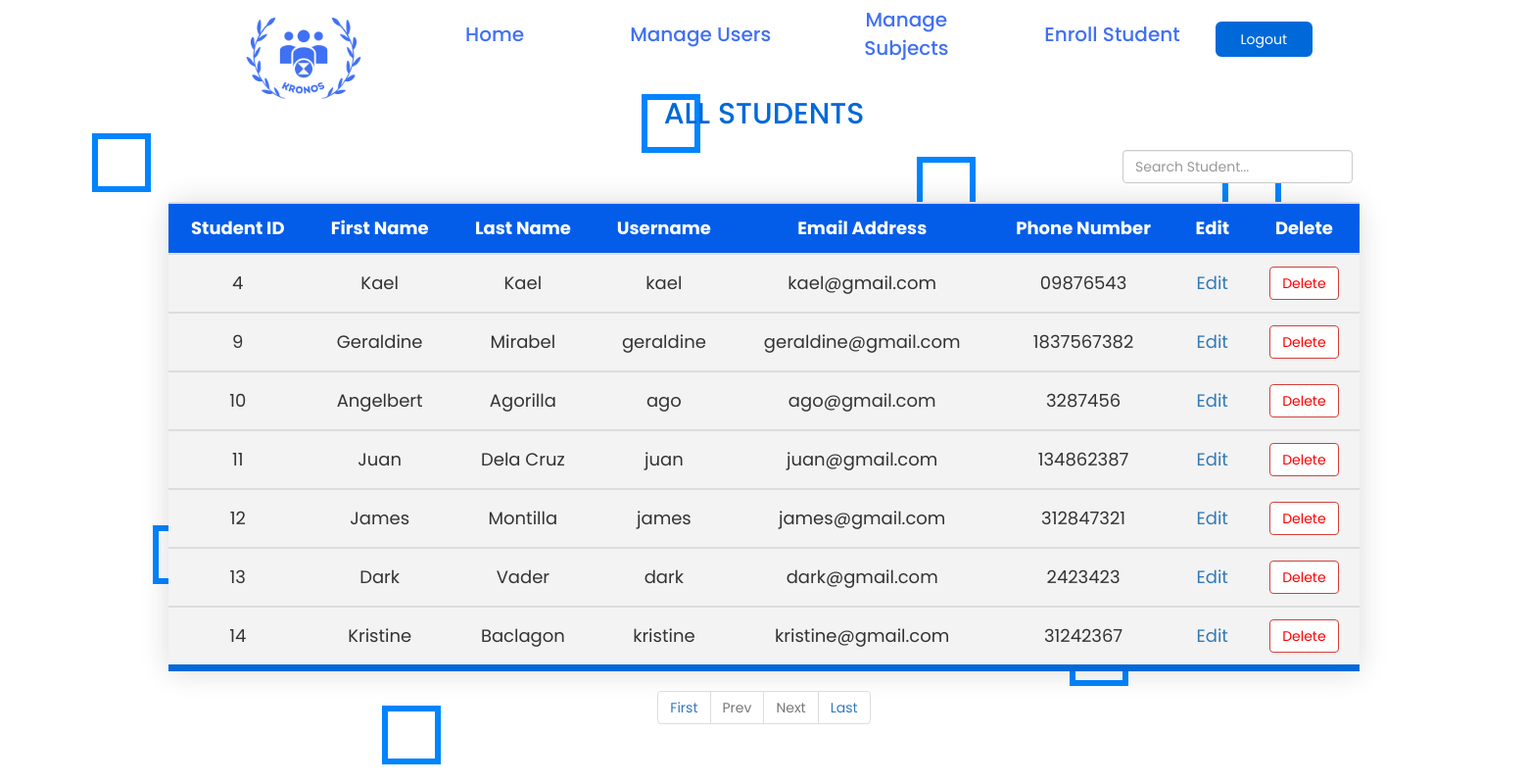
Page /admin/v-students.php (signed in) on the committed database.
### tables this page shows
CREATE TABLE `students` (
  `id` int(20) NOT NULL,
  `username` varchar(20) NOT NULL,
  `fname` varchar(20) NOT NULL,
  `lname` varchar(20) NOT NULL,
  `pass` varchar(20) NOT NULL,
  `email` varchar(20) NOT NULL,
  `phone` varchar(11) NOT NULL,
  `subjectid` int(20) NOT NULL
);

### admin/v-students.php (the view, shortened to what this page needs)
<?php include("adminnav.php"); ?>
  <?php
    include('../connect.php');
  ?>
<!DOCTYPE html>
<html lang="en">
<head>
<link href='https://maxcdn.bootstrapcdn.com/bootstrap/3.3.7/css/bootstrap.min.css' rel='stylesheet' type='text/css'>
<link rel="stylesheet" href="views.css">
</head>
<body>
  <?php
      if (isset($_GET['pageno'])) {
        $pageno = $_GET['pageno'];
    } else {
        $pageno = 1;
    }
    $no_of_records_per_page = 10;
    $offset = ($pageno-1) * $no_of_records_per_page;
  $query = "SELECT COUNT(*) FROM students ORDER BY id asc";
  $result = mysqli_query($con, $query);
  $total_rows = mysqli_fetch_array($result)[0];
  $total_pages = ceil($total_rows / $no_of_records_per_page);
  $sql = "SELECT * FROM students LIMIT $offset, $no_of_records_per_page";
  $res_data = mysqli_query($con,$sql);
  ?>
<div class="wrapper">
        <div class="box">
            <div></div>
            <div></div>
            <div></div>
            <div></div>
            <div></div>
            <div></div>
            <div></div>
            <div></div>
            <div></div>
            <div></div>
        </div>
</div>
<center>
<h2>All Students</h2>
<br>
<div class = "search">
  <div class ="container" style="max-width: 17%;">
          <input type="text" class="form-control" id="live_search" autocomplete="off" placeholder="Search Student...">
      </div>
</div>
<br>
<div id="searchresult">
  <table align="center" class="content-table" id="table">
    <tr>
      <tr style="background-color: #045de9; color: white">
      <td><b><center>Student ID</td>
      <td><b><center>First Name</td>
      <td><b><center>Last Name</td>
      <td><b><center>Username</td>
      <td><b><center>Email Address</td>
      <td><b><center>Phone Number</td>
      <td><b><center>Edit</td>
      <td><b><center>Delete</td>
    </tr>
    <?php
                while ($row = mysqli_fetch_assoc($res_data)) {
                    $id = $row['id'];
    ?>
                <tr>
                  <td><?php echo $row['id']; ?></td>
                  <td><?php echo $row['fname']; ?></td>
                  <td><?php echo $row['lname']; ?></td>
                  <td><?php echo $row['username']; ?></td>
                  <td><?php echo $row['email']; ?></td>
                  <td><?php echo $row['phone']; ?></td>
                  <td><a href="editstudent.php?edit=<?php echo $row['id'];?>">Edit</a></td>
                  <td align='center'>
                  <button class='delete btn btn-danger' id='del_<?= $id ?>' data-id='<?= $id ?>' >Delete</button>
                  </td>
                </tr>
    <?php
               }
    ?>
</div>
<br>
<br>
<br>
<br>
<br>
    <ul class="pagination">
        <li><a href="?pageno=1">First</a></li>
        <li class="<?php if($pageno <= 1){ echo 'disabled'; } ?>">
            <a href="<?php if($pageno <= 1){ echo '#'; } else { echo "?pageno=".($pageno - 1); } ?>">Prev</a>
        </li>
        <li class="<?php if($pageno >= $total_pages){ echo 'disabled'; } ?>">
            <a href="<?php if($pageno >= $total_pages){ echo '#'; } else { echo "?pageno=".($pageno + 1); } ?>">Next</a>
        </li>
        <li><a href="?pageno=<?php echo $total_pages; ?>">Last</a></li>
    </ul>
</center>
</body>
</html>

### admin/views.css (style rules this page uses)
* { margin: 0; padding: 0; box-sizing: border-box; font-family: 'Poppins',sans-serif; }
body { background-color: white; overflow:scroll; }
.wrapper { width: 500px; margin: 0 auto; }
.content-table { border-collapse: collapse; font-size: 18px; width: 78%; border-radius: 15px 15px 0 0; box-shadow: 0 0 30px rgba(0, 0, 0, 0.15); margin: auto; position: relative; top: 100px; }
.content-table td { color: #white; text-align: center; }
.content-table th, .content-table td { padding: 12px 15px; }
.content-table tbody tr { border-bottom: 2px solid #dddddd; }
.content-table tbody tr:nth-of-type(even) { background-color: #f3f3f3; }
.content-table tbody tr:nth-of-type(odd) { background-color: #f3f3f3; }
.content-table tbody tr:last-of-type { border-bottom: 7px solid #0069d9; padding: 15px; }
h2 { color: #0069d9; text-transform: uppercase; margin: auto; position: relative; top: 100px; }
body { margin: 0; padding: 0; }
.wrapper { position: absolute; width: 100%; height: 100%; overflow: hidden; background-color: #ffff; }
.box div { position: absolute; width: 60px; height: 60px; background-color: transparent; border: 6px solid rgb(0, 132, 255); }
.box div:nth-child(1) { top: 12%; left: 42%; animation: animate 10s linear infinite; }
.box div:nth-child(2) { top: 70%; left: 50%; animation: animate 10s linear infinite; }
.box div:nth-child(3) { top: 17%; left: 6%; animation: animate 9s linear infinite; }
.box div:nth-child(4) { top: 20%; left: 60%; animation: animate 10s linear infinite; }
.box div:nth-child(5) { top: 67%; left: 10%; animation: animate 6s linear infinite; }
.box div:nth-child(6) { top: 80%; left: 70%; animation: animate 12s linear infinite; }
.box div:nth-child(7) { top: 60%; left: 80%; animation: animate 15s linear infinite; }
.box div:nth-child(8) { top: 32%; left: 25%; animation: animate 16s linear infinite; }
.box div:nth-child(9) { top: 90%; left: 25%; animation: animate 9s linear infinite; }
.box div:nth-child(10) { top: 20%; left: 80%; animation: animate 5s linear infinite; }
.btn { background: #fff; color:red; }
.search { position: relative; left: 31%; top: 100px; }

### admin/adminnav.php (style rules this page uses)
* { margin: 0; padding: 0; box-sizing: border-box; font-family: "Poppins", sans-serif; }
a { text-decoration: none; }

### rows in the picture
students: id "4", fname "Kael", lname "Kael", username "kael", email "kael@gmail.com", phone "09876543"
students: id "9", fname "Geraldine", lname "Mirabel", username "geraldine", email "geraldine@gmail.com", phone "1837567382"
students: id "10", fname "Angelbert", lname "Agorilla", username "ago", email "ago@gmail.com", phone "3287456"
students: id "11", fname "Juan", lname "Dela Cruz", username "juan", email "juan@gmail.com", phone "134862387"
students: id "12", fname "James", lname "Montilla", username "james", email "james@gmail.com", phone "312847321"
students: id "13", fname "Dark", lname "Vader", username "dark", email "dark@gmail.com", phone "2423423"
students: id "14", fname "Kristine", lname "Baclagon", username "kristine", email "kristine@gmail.com", phone "31242367"
